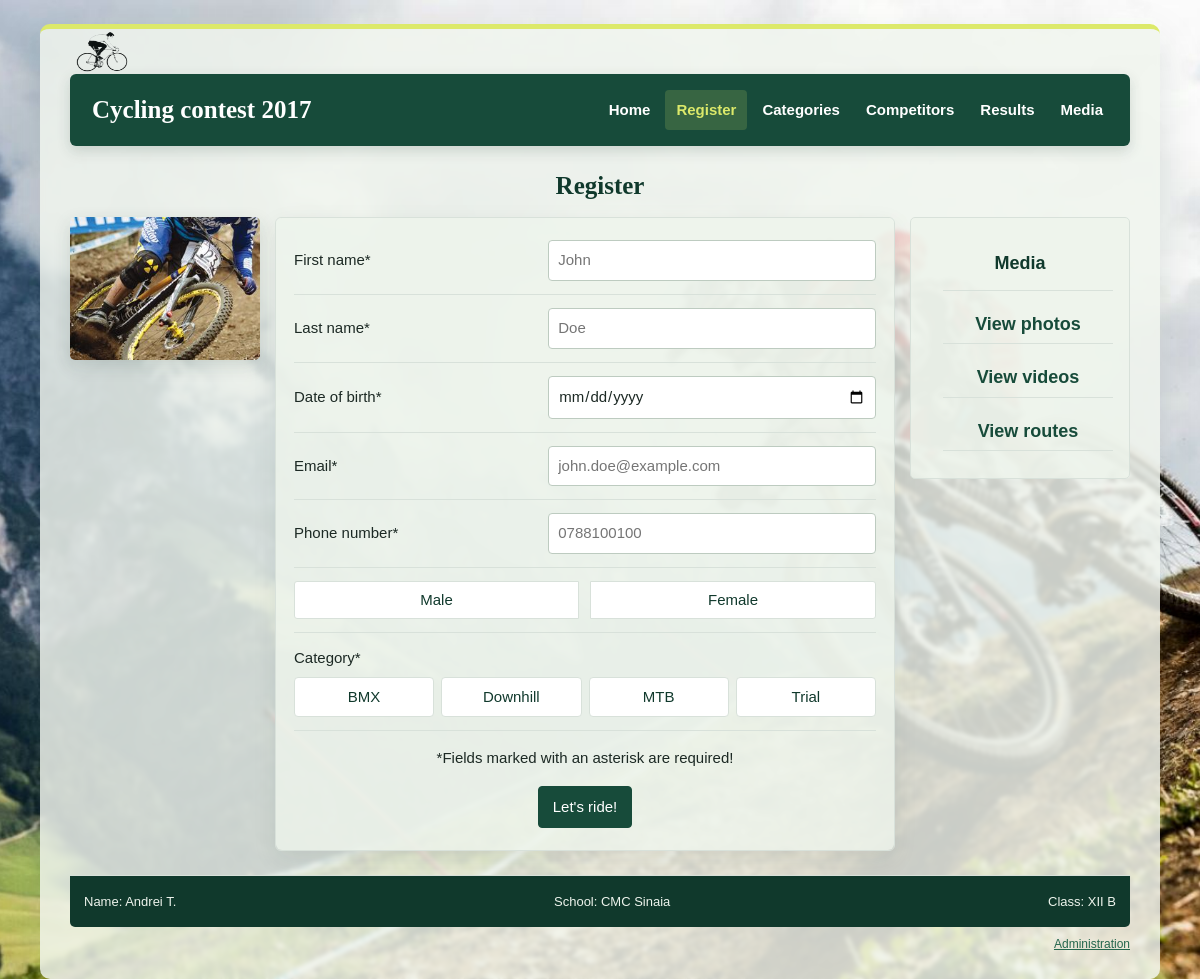
/register.php, run on the app's committed database.
### tables this page shows
CREATE TABLE IF NOT EXISTS `categories` (
  `id` int NOT NULL AUTO_INCREMENT,
  `name` varchar(50) NOT NULL,
  `description` varchar(1000) DEFAULT NULL,
  `image_name` varchar(20) DEFAULT NULL,
  PRIMARY KEY (`id`),
  UNIQUE KEY `uq_categories_name` (`name`)
);

### register.php (the view, shortened to what this page needs)
<?php
    include("shared/db_connect.php");
    $first_name = "";
    $last_name = "";
    $date_of_birth = "";
    $email = "";
    $phone_number = "";
    $categories_query = "SELECT id, name FROM categories ORDER BY name";
    $categories_result = mysqli_query($link, $categories_query);
    $available_categories = mysqli_fetch_all($categories_result, MYSQLI_ASSOC);
    include("shared/header.php");
?>
<h2 align="center">Register</h2>
<div class="registration-layout">
<img src="images/register.jpg" class="register_img" />
<div id="form">
    <form action="register.php" method="post">
        <div class="in-form">
            <?php
                $given_first_name = htmlspecialchars($first_name, ENT_QUOTES, 'UTF-8');
                $given_last_name = htmlspecialchars($last_name, ENT_QUOTES, 'UTF-8');
                $given_date_of_birth = htmlspecialchars($date_of_birth, ENT_QUOTES, 'UTF-8');
                $given_email = htmlspecialchars($email, ENT_QUOTES, 'UTF-8');
                $given_phone_number = htmlspecialchars($phone_number, ENT_QUOTES, 'UTF-8');
            ?>
            <div>
                <div>
                    <span><span></span>First name*</span>
                    <input type="text" name="first_name" placeholder="John" maxlength="50" value="<?php echo $given_first_name; ?>" autocomplete="given-name" required autofocus />
                </div>
            </div>
            <hr />
            <div class="">
                <div class="">
                    <span class=""><span class=""></span>Last name*</span>
                    <input type="text" name="last_name" placeholder="Doe" maxlength="50" value="<?php echo $given_last_name;?>" autocomplete="family-name" required />
                </div>
            </div>
            <hr />
            <div class="">
                <div class="">
                    <span class=""><span class=""></span>Date of birth*</span>
                    <input type="date" name="date_of_birth" lang="en-GB" max="<?php echo date('Y-m-d'); ?>" value="<?php echo $given_date_of_birth;?>" required />
                </div>
            </div>
            <hr />
            <div class="">
                <div class="">
                    <span class=""><span class=""></span>Email*</span>
                    <input type="email" name="email" placeholder="john.doe@example.com" maxlength="254" value="<?php echo $given_email;?>" autocomplete="email" required />
                </div>
            </div >
            <hr />
            <div class="">
                <div class="">
                    <span class=""><span class=""></span>Phone number*</span>
                    <input type="tel" name="phone_number" placeholder="0788100100" maxlength="20" pattern="[0-9]{7,20}" inputmode="numeric" value="<?php echo $given_phone_number;?>" autocomplete="tel" required />
                </div>
            </div>
            <hr />
            <div>
                <div class="gender segmented-control">
                    <label>
                        <span>Male</span>
                    </label>
                    <label>
                        <span>Female</span>
                    </label>
                </div>
            </div>
            <hr />
            <div>
                <div class="category-field">
                    <span class=""><span class=""></span>Category*</span>
                    <div class="category-tiles" role="group" aria-label="Categories">
                        <?php
                            foreach ($available_categories as $row) {
                                $category_name = htmlspecialchars($row['name'], ENT_QUOTES, 'UTF-8');
                        ?>
                            <label>
                                <span><?php echo $category_name; ?></span>
                            </label>
                        <?php
                            }
                        ?>
                    </div>
                </div>
            </div>
            <hr />
            <p align="center"> *Fields marked with an asterisk are required!</p>
            <div class="form-actions">
                <button type="submit" name="register">Let's ride!</button>
            </div>
        </div>
    </form>
</div>
<div class="viewMedia">
    <h3 align="center">Media</h3>
    <ul>
        <li></li>
        <li><h3 align="center"><a href="photos.php"> View photos </a></h3></li>
        <li><h3 align="center"><a href="videos.php"> View videos </a></h3></li>
        <li><h3 align="center"><a href="routes.php"> View routes </a></h3></li>
    </ul>
</div>
</div>
<?php include("shared/footer.php");?>

### css/styles.css (style rules this page uses)
:root { color-scheme: light; --ink: #1c2924; --muted: #64736c; --forest: #174b3a; --forest-deep: #10392c; --leaf: #dce96a; --paper: rgba(248, 250, 246, 0.86); --canvas: #edf2ec; --line: #d8e1da; --soft: rgba(238, 244, 235, 0.84); --danger: #a62e2e; }
* { box-sizing: border-box; }
body { margin: 0; padding: 24px 16px; background-color: #31483e; background-image: url("../images/background_landscape.jpg"); background-attachment: fixed; background-position: center; background-repeat: no-repeat; background-size: cover; color: var(--ink); font: 15px/1.65 "Trebuchet MS", Tahoma, sans-serif; }
a { color: #24674d; }
h1, h2, h3, h4 { color: var(--forest-deep); line-height: 1.25; }
h2 { margin: 0 0 16px; font: 600 25px/1.25 Georgia, "Times New Roman", serif; }
h3 { margin: 22px 0 8px; font-size: 18px; }
button, input { font: inherit; }
button { min-height: 38px; padding: 8px 14px; border: 1px solid var(--forest); border-radius: 4px; background: var(--forest); color: #fff; cursor: pointer; transition: background-color 150ms ease, border-color 150ms ease, transform 150ms ease; }
input { max-width: 100%; min-height: 38px; padding: 7px 9px; border: 1px solid #bdcbc0; border-radius: 4px; background: #fff; color: var(--ink); }
hr { margin: 13px 0; border: 0; border-top: 1px solid var(--line); }
.register_img { float: left; width: 200px; height: 200px; margin-top: 20px; border-radius: 5px; box-shadow: 0 6px 18px rgba(20, 50, 37, 0.14); object-fit: cover; }
#form { float: left; width: min(100% - 32px, 430px); margin: 18px auto; padding: 0; border: 1px solid var(--line); border-radius: 6px; box-shadow: 0 8px 24px rgba(20, 50, 37, 0.08); text-align: center; }
.in-form { padding: 18px; border-radius: 6px; background: var(--soft); text-align: left; }
.segmented-control label { position: relative; flex: 1 1 0; min-width: 0; cursor: pointer; }
.segmented-control label + label { margin-left: -1px; }
.segmented-control label > span { display: flex; align-items: center; justify-content: center; min-height: 38px; padding: 6px 8px; border: 1px solid var(--line); background: #fff; color: var(--forest-deep); text-align: center; line-height: 1.25; transition: background-color 150ms ease, color 150ms ease, border-color 150ms ease; }
.segmented-control label:first-child > span { border-radius: 3px 0 0 3px; }
.segmented-control label:last-child > span { border-radius: 0 3px 3px 0; }
.category-tiles { display: grid; grid-template-columns: repeat(auto-fit, minmax(90px, 1fr)); gap: 7px; }
.category-tiles label { position: relative; min-width: 0; cursor: pointer; }
.category-tiles label > span { display: flex; align-items: center; justify-content: center; min-height: 40px; padding: 7px 9px; border: 1px solid var(--line); border-radius: 4px; background: #fff; color: var(--forest-deep); text-align: center; line-height: 1.3; transition: background-color 150ms ease, color 150ms ease, border-color 150ms ease; }
.in-form > div { margin: 4px 0; }
.in-form input:not([type="radio"]):not([type="checkbox"]) { width: 200px; }
.viewMedia { float: right; width: 240px; min-height: 210px; margin: 30px 8px; padding: 12px 16px; border: 1px solid var(--line); border-radius: 5px; background: var(--soft); }
.viewMedia li { margin-left: -24px; border-bottom: 1px solid var(--line); list-style: none; }
.viewMedia li a { color: var(--forest); text-decoration: none; }
.registration-layout { display: grid; grid-template-columns: minmax(150px, 190px) minmax(280px, 1fr) minmax(190px, 220px); gap: 15px; align-items: start; }
body.registration-page .register_img { float: none; width: 100%; height: auto; aspect-ratio: 4 / 3; margin: 0; object-fit: cover; }
body.registration-page #form { float: none; width: 100%; min-width: 0; margin: 0; text-align: left; }
body.registration-page .in-form > div > div { display: grid; grid-template-columns: minmax(0, 0.85fr) minmax(0, 1.15fr); align-items: center; gap: 12px; min-width: 0; }
body.registration-page .in-form input:not([type="radio"]):not([type="checkbox"]) { width: 100%; min-width: 0; margin: 0; }
body.registration-page .in-form .gender { grid-template-columns: repeat(2, minmax(0, 1fr)); grid-column: 1 / -1; }
body.registration-page .in-form > div > .category-field { grid-column: 1 / -1; grid-template-columns: minmax(0, 1fr); gap: 6px; }
body.registration-page .in-form > .form-actions { display: flex; justify-content: center; }
body.registration-page .viewMedia { float: none; width: auto; height: auto; margin: 0; }

### data on the page
categories: name "BMX"
categories: name "Downhill"
categories: name "MTB"
categories: name "Trial"
